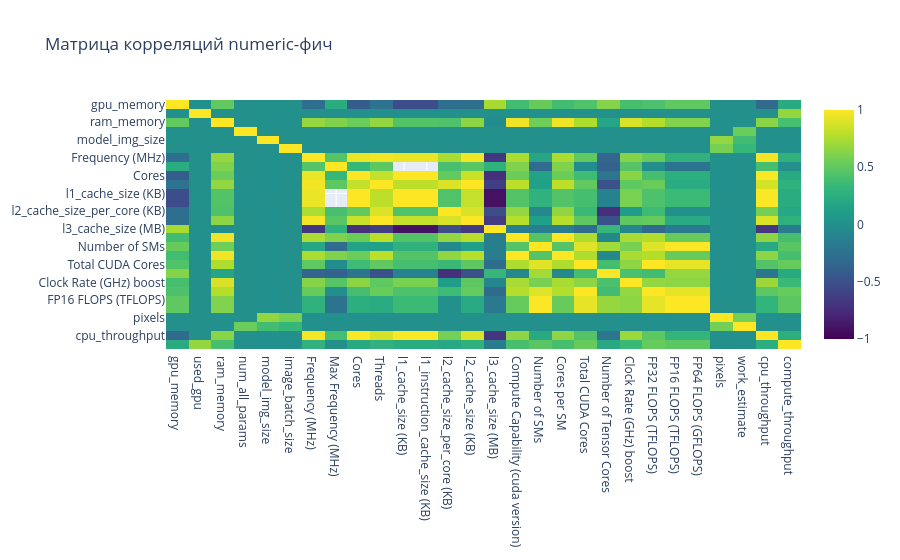

The notebook cell saved with this chart:
### Code cell
# Полная heatmap корреляций
fig = px.imshow(df[num_cols].corr(), aspect='auto',
                color_continuous_scale='Viridis', zmin=-1, zmax=1,
                title='Матрица корреляций numeric-фич')
fig.update_layout(height=700)
fig.show()

### Figure 1 — Plotly figure (JSON) as saved in the notebook; plotly's stock layout.template omitted (floating-point values rounded to 4 significant figures; data arrays with more than 128 entries replaced by an {"elided": "..."} marker saying what was removed)
{"data": [{"coloraxis": "coloraxis", "hovertemplate": "x: %{x}<br>y: %{y}<br>color: %{z}<extra></extra>", "name": "0", "type": "heatmap", "x": ["gpu_memory", "used_gpu", "ram_memory", "num_all_params", "model_img_size", "image_batch_size", "Frequency (MHz)", "Max Frequency (MHz)", "Cores", "Threads", "l1_cache_size (KB)", "l1_instruction_cache_size (KB)", "l2_cache_size_per_core (KB)", "l2_cache_size (KB)", "l3_cache_size (MB)", "Compute Capability (cuda version)", "Number of SMs", "Cores per SM", "Total CUDA Cores", "Number of Tensor Cores", "Clock Rate (GHz) boost", "FP32 FLOPS (TFLOPS)", "FP16 FLOPS (TFLOPS)", "FP64 FLOPS (GFLOPS)", "pixels", "work_estimate", "cpu_throughput", "compute_throughput"], "xaxis": "x", "y": ["gpu_memory", "used_gpu", "ram_memory", "num_all_params", "model_img_size", "image_batch_size", "Frequency (MHz)", "Max Frequency (MHz)", "Cores", "Threads", "l1_cache_size (KB)", "l1_instruction_cache_size (KB)", "l2_cache_size_per_core (KB)", "l2_cache_size (KB)", "l3_cache_size (MB)", "Compute Capability (cuda version)", "Number of SMs", "Cores per SM", "Total CUDA Cores", "Number of Tensor Cores", "Clock Rate (GHz) boost", "FP32 FLOPS (TFLOPS)", "FP16 FLOPS (TFLOPS)", "FP64 FLOPS (GFLOPS)", "pixels", "work_estimate", "cpu_throughput", "compute_throughput"], "yaxis": "y", "z": {"elided": "28x28 float values"}}], "layout": {"autosize": true, "coloraxis": {"cmax": 1, "cmin": -1, "colorscale": [[0, "#440154"], [0.1111, "#482878"], [0.2222, "#3e4989"], [0.3333, "#31688e"], [0.4444, "#26828e"], [0.5556, "#1f9e89"], [0.6667, "#35b779"], [0.7778, "#6ece58"], [0.8889, "#b5de2b"], [1, "#fde725"]]}, "dragmode": "zoom", "title": {"text": "Матрица корреляций numeric-фич"}, "xaxis": {"anchor": "y", "autorange": true, "domain": [0, 1], "range": [-0.5, 27.5], "type": "category"}, "yaxis": {"anchor": "x", "autorange": true, "domain": [0, 1], "range": [27.5, -0.5], "type": "category"}}}
